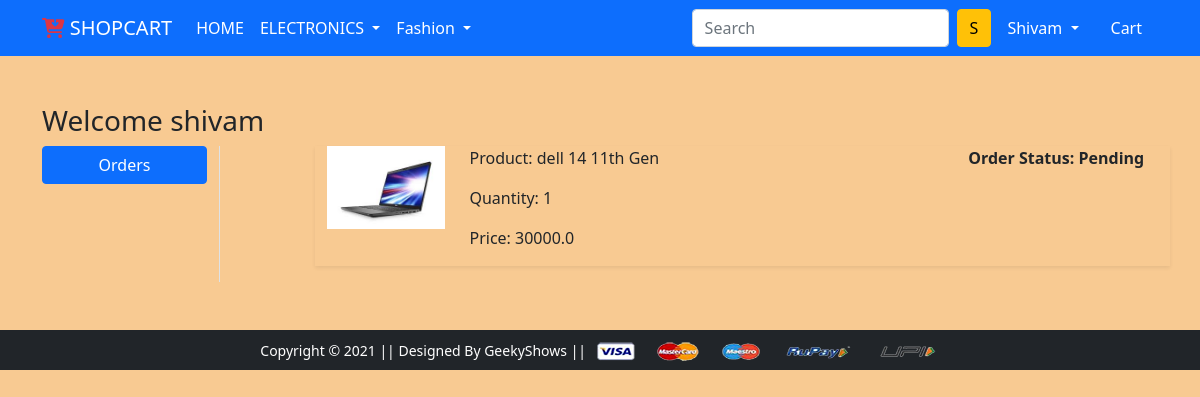
Screenshot of /orders/ (signed in) with the database file from the repository.
### app/models.py (models this page shows, shortened)
class OrderPlaced(models.Model):
 user = models.ForeignKey(User, on_delete=models.CASCADE)
 customer = models.ForeignKey(Customer, on_delete=models.CASCADE)
 product = models.ForeignKey(Product, on_delete=models.CASCADE)
 quantity = models.PositiveIntegerField(default=1)
 ordered_date = models.DateTimeField(auto_now_add=True)
 status = models.CharField(max_length=50,choices=STATUS_CHOICES,default='Pending')
 @property
 def total_cost(self):
   return self.quantity * self.product.discounted_price

class Product(models.Model):
 title = models.CharField(max_length=100)
 selling_price = models.FloatField()
 discounted_price = models.FloatField()
 description = models.TextField()
 brand = models.CharField(max_length=100)
 category = models.CharField( choices=CATEGORY_CHOICES, max_length=2)
 product_image = models.ImageField(upload_to='productimg')

### app/views.py (the view)
# urls.py: path('orders/', views.orders, name='orders'),
def orders(request):
	op = OrderPlaced.objects.filter(user=request.user)
	return render(request, 'app/orders.html', {'order_placed':op})

### app/templates/app/orders.html (shortened to what this page needs)
{% extends 'app/base.html' %}
{% load static %}
{% block main-content %}
<div class="container my-5">
 <div class="row">
 <h3>Welcome {{request.user}}</h3>
  <div class="col-sm-2 border-end">
   <ul class="list-unstyled">
    <li class="d-grid"><a href="{% url 'orders' %}" class="btn btn-primary">Orders</a></li>
   </ul>
  </div>
  <div class="col-sm-9 offset-sm-1">
   <div class="row">
    {% for op in order_placed %}
     <div class="col-sm-12">
      <div class="row shadow-sm mb-3">
       <div class="col-sm-2"><img src="{{op.product.product_image.url}}" alt="" srcset="" class="img-fluid" height="150" width="150"></div>
       <div class="col-sm-7">
        <p>Product: {{op.product.title}}</p>
        <p>Quantity: {{op.quantity}}</p>
        <p>Price: {{op.total_cost}}</p>
       </div>
       <div class="col-sm-3 fw-bold">
        <p>Order Status: {{op.status}}</p>
        </div>
       </div>
      </div>
     </div>
    {% endfor %}
   </div>
  </div>
 </div>
{% endblock main-content %}

### app/templates/app/base.html (shortened to what this page needs)
<!doctype html>
{% load static %}
<html lang="en">
<head>
  <link href="https://cdn.jsdelivr.net/npm/bootstrap@5.0.0-beta1/dist/css/bootstrap.min.css" rel="stylesheet"
>
  <link rel="stylesheet" href="{% static 'app/css/owl.carousel.min.css' %}">
  <link rel="stylesheet" href="{% static 'app/css/all.min.css' %}">
  <link rel="stylesheet" href="{% static 'app/css/style.css' %}">
</head>
<body  style="background-color: rgb(248, 202, 146);" >
  <nav class="navbar navbar-expand-lg navbar-dark bg-primary">
    <div class="container">
      <a class="navbar-brand" href="/"><i class="fa  text-danger  fa-cart-arrow-down "></i> SHOPCART </a>
      <div class="collapse navbar-collapse" id="navbarSupportedContent">
        <ul class="navbar-nav me-auto mb-2 mb-lg-0">
          <li class="nav-item">
            <a class="nav-link active" aria-current="page" href="/">HOME</a>
          </li>
          <li class="nav-item  dropdown">
            <a class="nav-link  dropdown-toggle text-white" href="#" id="electronicsDropdown" role="button"
              data-bs-toggle="dropdown" aria-expanded="false">
              ELECTRONICS
            </a>
          </li>
          <li class="nav-item dropdown">
            <a class="nav-link dropdown-toggle text-white" href="#" id="fashionDropdown" role="button"
              data-bs-toggle="dropdown" aria-expanded="false">
              Fashion
            </a>
          </li>
        </ul>
        <form class="d-flex">
          <input class="form-control me-2" type="search" placeholder="Search" aria-label="Search">
          <button class="btn btn-warning" type="submit">S</button>
        </form>
        <div>
          <ul class="navbar-nav me-auto mb-2 mb-lg-0">
            {% if request.user.is_authenticated %}
            <li class="nav-item dropdown mx-2">
              <a class="nav-link dropdown-toggle text-white" href="#" id="profileDropdown" role="button"
                data-bs-toggle="dropdown" aria-expanded="false">
                {{request.user.username|capfirst}}
              </a>
            </li>
            <li class="nav-item mx-2">
              <a href="{% url 'showcart' %}" class="nav-link text-white"> Cart </a>
            </li>
            {% endif %}
          </ul>
        </div>
      </div>
    </div>
  </nav>
  {% block main-content %} {% endblock main-content %}
  <footer class="container-fluid bg-dark text-center p-2 mt-5">
    <small class="text-white">Copyright &copy; 2021 || Designed By GeekyShows || </small>
    <img src="{% static 'app/images/payment.png' %}" alt="" srcset="" class="img-fluid" height="2px">
  </footer>
</body>
</html>

### rows the page displays
OrderPlaced: product.product_image (picture), product "dell 14 11th Gen", quantity "1", total_cost "30000.0", status "Pending"

### other values shown
{{ request.user.username|capfirst }} "Shivam"
{{ request.user }} "shivam"
